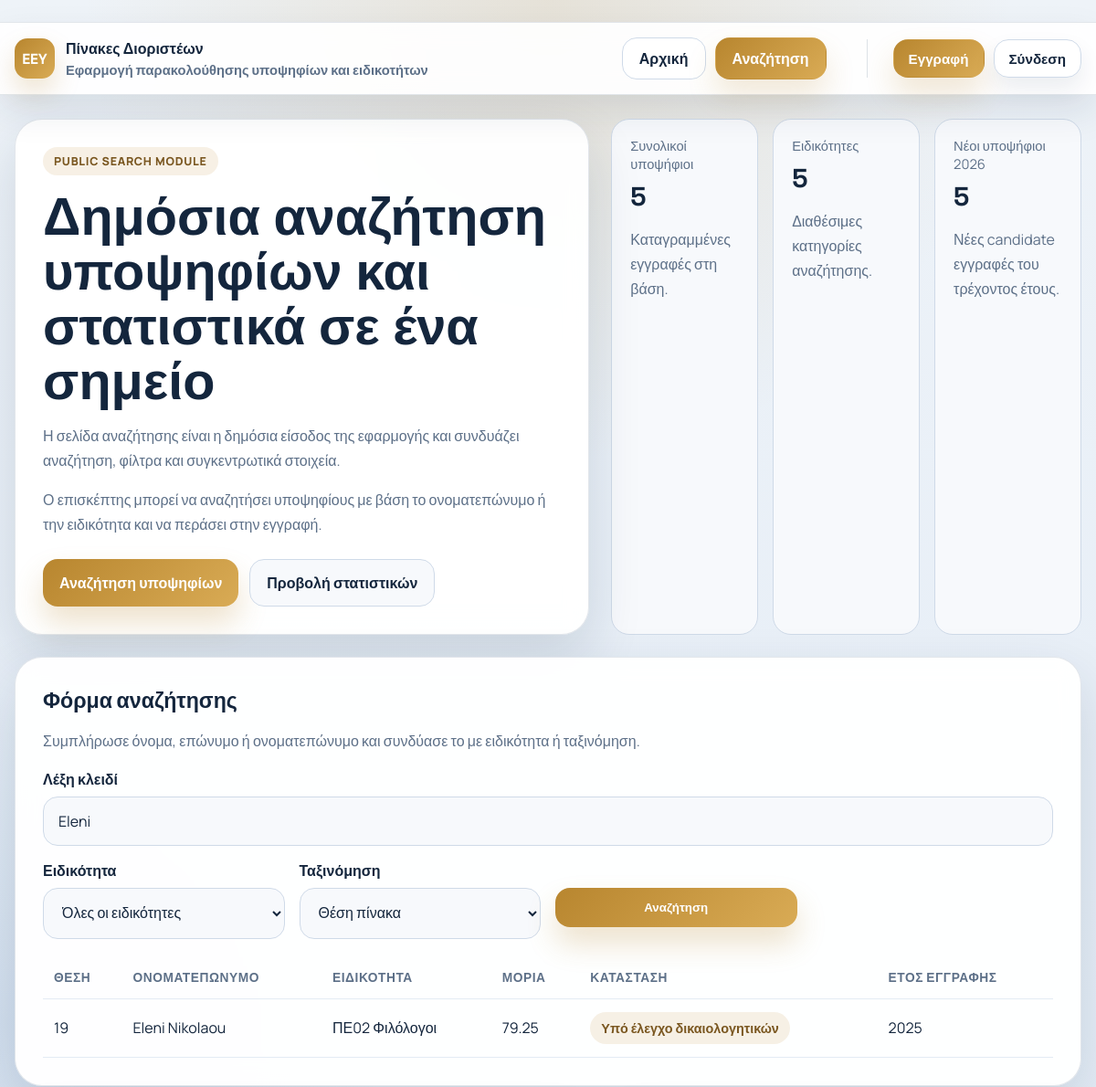
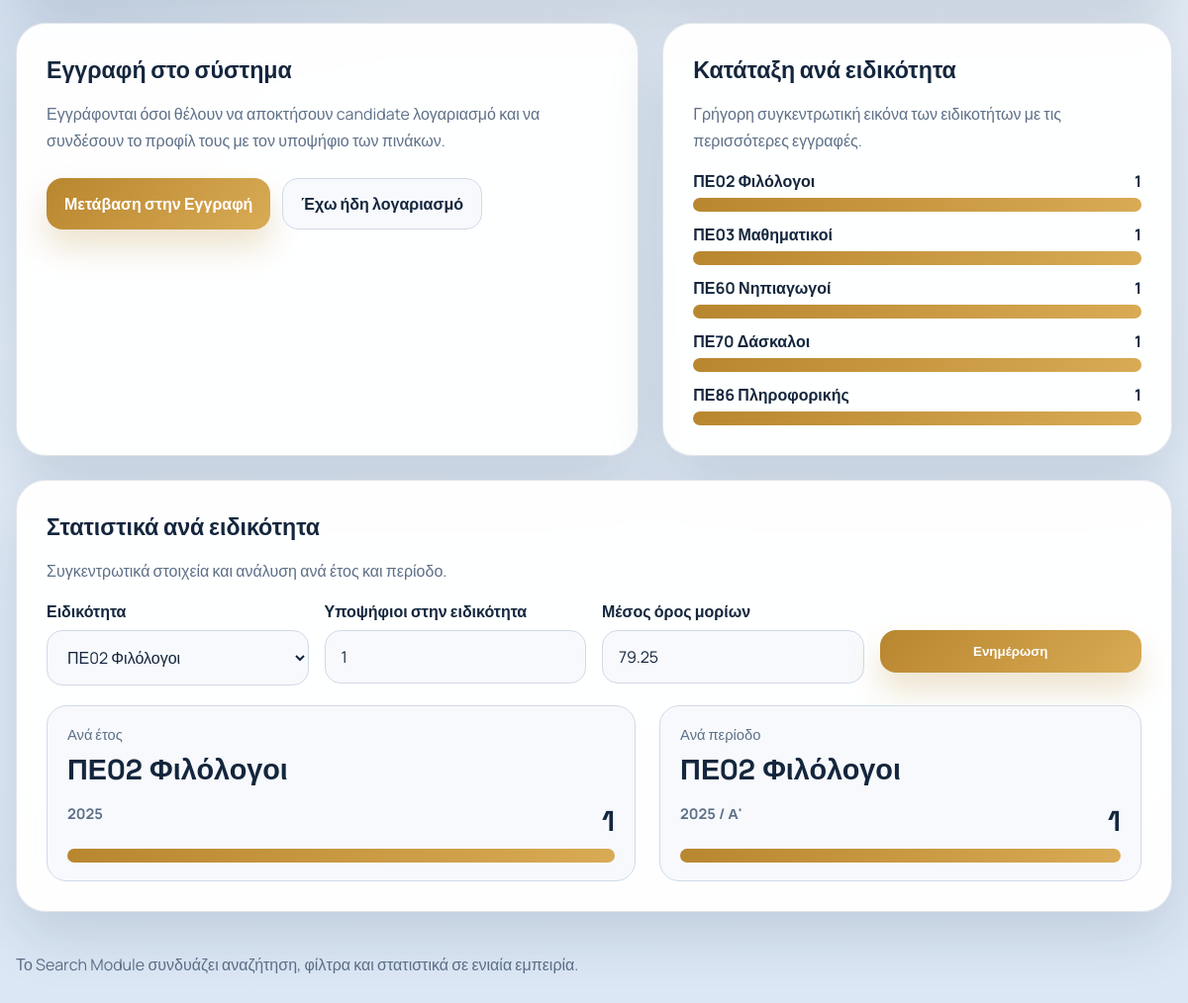
Screenshot of /Search/searchdashboard.php?name=Eleni with the database file from the repository (2 pictures, top to bottom).
### tables this page shows
CREATE TABLE IF NOT EXISTS candidate_profiles (
    id INT UNSIGNED AUTO_INCREMENT PRIMARY KEY,
    user_id INT UNSIGNED NOT NULL,
    father_name VARCHAR(100) DEFAULT NULL,
    mother_name VARCHAR(100) DEFAULT NULL,
    birth_date DATE DEFAULT NULL,
    specialty_id INT UNSIGNED DEFAULT NULL,
    application_status VARCHAR(255) DEFAULT NULL,
    ranking_position INT DEFAULT NULL,
    points DECIMAL(10,2) DEFAULT NULL,
    created_at TIMESTAMP NOT NULL DEFAULT CURRENT_TIMESTAMP,
    CONSTRAINT fk_candidate_profiles_user
        FOREIGN KEY (user_id) REFERENCES users(id) ON DELETE CASCADE,
    CONSTRAINT fk_candidate_profiles_specialty
        FOREIGN KEY (specialty_id) REFERENCES specialties(id) ON DELETE SET NULL
);

CREATE TABLE IF NOT EXISTS users (
    id INT UNSIGNED AUTO_INCREMENT PRIMARY KEY,
    username VARCHAR(100) NOT NULL UNIQUE,
    first_name VARCHAR(100) NOT NULL,
    last_name VARCHAR(100) NOT NULL,
    email VARCHAR(190) NOT NULL UNIQUE,
    phone VARCHAR(30) DEFAULT NULL,
    password_hash VARCHAR(255) NOT NULL,
    role ENUM('admin', 'candidate') NOT NULL DEFAULT 'candidate',
    created_at TIMESTAMP NOT NULL DEFAULT CURRENT_TIMESTAMP
);

CREATE TABLE IF NOT EXISTS specialties (
    id INT UNSIGNED AUTO_INCREMENT PRIMARY KEY,
    title VARCHAR(150) NOT NULL,
    description TEXT DEFAULT NULL,
    created_at TIMESTAMP NOT NULL DEFAULT CURRENT_TIMESTAMP
);

### Search/searchdashboard.php (the view, shortened to what the rows shown need)
<?php
require_once __DIR__ . '/../includes/db.php';
require_once __DIR__ . '/../includes/functions.php';
function search_text(?string $value, string $fallback = '-'): string
{
    $text = trim((string) $value);
    return $text !== '' ? $text : $fallback;
}
$specialties = [];
$specialtiesResult = $conn->query('SELECT id, title FROM specialties ORDER BY title ASC');
if ($specialtiesResult) {
    while ($row = $specialtiesResult->fetch_assoc()) {
        $specialties[] = $row;
    }
}
$searchName = trim($_GET['name'] ?? '');
$searchOrder = $_GET['order'] ?? 'rank_asc';
$searchResults = [];
$searchSql = "SELECT u.first_name, u.last_name, s.title AS specialty_title, cp.application_status, cp.ranking_position, cp.points, cp.created_at FROM candidate_profiles cp INNER JOIN users u ON u.id = cp.user_id LEFT JOIN specialties s ON s.id = cp.specialty_id WHERE 1 = 1";
$searchTypes = '';
$searchParams = [];
if ($searchName !== '') {
    $searchSql .= " AND (u.first_name LIKE ? OR u.last_name LIKE ? OR CONCAT(u.first_name, ' ', u.last_name) LIKE ? OR CONCAT(u.last_name, ' ', u.first_name) LIKE ?)";
    $searchTypes .= 'ssss';
    $term = '%' . $searchName . '%';
    $searchParams = [$term, $term, $term, $term];
}
switch ($searchOrder) {
    default: $searchSql .= ' ORDER BY cp.ranking_position IS NULL, cp.ranking_position ASC, u.last_name ASC';
}
$searchSql .= ' LIMIT 30';
$searchStmt = $conn->prepare($searchSql);
if ($searchStmt) {
    if ($searchParams !== []) {
        $searchStmt->bind_param($searchTypes, ...$searchParams);
    }
    $searchStmt->execute();
    $result = $searchStmt->get_result();
    if ($result) {
        while ($row = $result->fetch_assoc()) {
            $searchResults[] = $row;
        }
    }
}
$statsSpecialtyId = (int) ($_GET['stats_specialty_id'] ?? ($specialties[0]['id'] ?? 0));
$yearlyRows = [];
$periodRows = [];
$maxYearlyCount = 0;
$maxPeriodCount = 0;
if ($statsSpecialtyId > 0) {
    $stmt = $conn->prepare('SELECT YEAR(created_at) AS report_year, COUNT(*) AS candidate_count FROM candidate_profiles WHERE specialty_id = ? GROUP BY YEAR(created_at) ORDER BY report_year ASC');
    if ($stmt) {
        $stmt->bind_param('i', $statsSpecialtyId);
        $stmt->execute();
        $r = $stmt->get_result();
        if ($r) {
            while ($row = $r->fetch_assoc()) { $yearlyRows[] = $row; $maxYearlyCount = max($maxYearlyCount, (int) $row['candidate_count']); }
        }
    }
    $stmt = $conn->prepare('SELECT YEAR(created_at) AS period_year, CASE WHEN MONTH(created_at) BETWEEN 1 AND 6 THEN "A" ELSE "B" END AS semester_code, COUNT(*) AS candidate_count FROM candidate_profiles WHERE specialty_id = ? GROUP BY YEAR(created_at), CASE WHEN MONTH(created_at) BETWEEN 1 AND 6 THEN "A" ELSE "B" END ORDER BY period_year ASC, semester_code ASC');
    if ($stmt) {
        $stmt->bind_param('i', $statsSpecialtyId);
        $stmt->execute();
        $r = $stmt->get_result();
        if ($r) {
            while ($row = $r->fetch_assoc()) { $periodRows[] = $row; $maxPeriodCount = max($maxPeriodCount, (int) $row['candidate_count']); }
        }
    }
}
?>
<!DOCTYPE html>
<html lang="el">
<head>
</head>
<body>
<div class="shell">
<main class="page">
<section class="hero"><article class="card"><h1>&#916;&#951;&#956;&#972;&#963;&#953;&#945; &#945;&#957;&#945;&#950;&#942;&#964;&#951;&#963;&#951; &#965;&#960;&#959;&#968;&#951;&#966;&#943;&#969;&#957; &#954;&#945;&#953; &#963;&#964;&#945;&#964;&#953;&#963;&#964;&#953;&#954;&#940; &#963;&#949; &#941;&#957;&#945; &#963;&#951;&#956;&#949;&#943;&#959;</h1></article></section>
<section class="card" id="search-form"><h2>&#934;&#972;&#961;&#956;&#945; &#945;&#957;&#945;&#950;&#942;&#964;&#951;&#963;&#951;&#962;</h2><div class="table-wrap"><table><thead><tr><th>&#920;&#941;&#963;&#951;</th><th>&#927;&#957;&#959;&#956;&#945;&#964;&#949;&#960;&#974;&#957;&#965;&#956;&#959;</th><th>&#917;&#953;&#948;&#953;&#954;&#972;&#964;&#951;&#964;&#945;</th><th>&#924;&#972;&#961;&#953;&#945;</th><th>&#922;&#945;&#964;&#940;&#963;&#964;&#945;&#963;&#951;</th><th>&#904;&#964;&#959;&#962; &#949;&#947;&#947;&#961;&#945;&#966;&#942;&#962;</th></tr></thead><tbody><?php if ($searchResults === []): ?><tr><td colspan="6" class="empty">&#916;&#949;&#957; &#946;&#961;&#941;&#952;&#951;&#954;&#945;&#957; &#945;&#960;&#959;&#964;&#949;&#955;&#941;&#963;&#956;&#945;&#964;&#945; &#947;&#953;&#945; &#964;&#945; &#966;&#943;&#955;&#964;&#961;&#945; &#960;&#959;&#965; &#949;&#960;&#941;&#955;&#949;&#958;&#949;&#962;.</td></tr><?php else: ?><?php foreach ($searchResults as $row): ?><tr><td><?php echo $row['ranking_position'] !== null ? (int) $row['ranking_position'] : '-'; ?></td><td><?php echo h($row['first_name'] . ' ' . $row['last_name']); ?></td><td><?php echo h(search_text($row['specialty_title'] ?? null)); ?></td><td><?php echo $row['points'] !== null ? number_format((float) $row['points'], 2) : '-'; ?></td><td><span class="pill"><?php echo h(search_text($row['application_status'] ?? null)); ?></span></td><td><?php echo !empty($row['created_at']) ? h(date('Y', strtotime($row['created_at']))) : '-'; ?></td></tr><?php endforeach; ?><?php endif; ?></tbody></table></div></section>
<section class="split"><article class="card"><h2>&#917;&#947;&#947;&#961;&#945;&#966;&#942; &#963;&#964;&#959; &#963;&#973;&#963;&#964;&#951;&#956;&#945;</h2></article><article class="card"><h2>&#922;&#945;&#964;&#940;&#964;&#945;&#958;&#951; &#945;&#957;&#940; &#949;&#953;&#948;&#953;&#954;&#972;&#964;&#951;&#964;&#945;</h2></article></section>
<section class="card" id="stats"><h2>&#931;&#964;&#945;&#964;&#953;&#963;&#964;&#953;&#954;&#940; &#945;&#957;&#940; &#949;&#953;&#948;&#953;&#954;&#972;&#964;&#951;&#964;&#945;</h2><div class="split" style="margin-top:20px;"><article class="tile"><span>&#913;&#957;&#940; &#941;&#964;&#959;&#962;</span><strong><?php echo h(search_text(($specialties[array_search($statsSpecialtyId, array_column($specialties, 'id'))]['title'] ?? null), '-')); ?></strong><?php if ($yearlyRows === []): ?><p class="empty">&#916;&#949;&#957; &#965;&#960;&#940;&#961;&#967;&#959;&#965;&#957; &#945;&#954;&#972;&#956;&#951; &#949;&#947;&#947;&#961;&#945;&#966;&#941;&#962;.</p><?php else: ?><div class="bar-list"><?php foreach ($yearlyRows as $row): ?><div class="bar-row"></div><?php endforeach; ?></div><?php endif; ?></article><article class="tile"><span>&#913;&#957;&#940; &#960;&#949;&#961;&#943;&#959;&#948;&#959;</span><strong><?php echo h(search_text(($specialties[array_search($statsSpecialtyId, array_column($specialties, 'id'))]['title'] ?? null), '-')); ?></strong><?php if ($periodRows === []): ?><p class="empty">&#916;&#949;&#957; &#965;&#960;&#940;&#961;&#967;&#959;&#965;&#957; &#945;&#954;&#972;&#956;&#951; &#949;&#947;&#947;&#961;&#945;&#966;&#941;&#962;.</p><?php else: ?><div class="bar-list"><?php foreach ($periodRows as $row): ?><div class="bar-row"></div><?php endforeach; ?></div><?php endif; ?></article></div></section></main></div></body></html>

### rows the page displays
candidate_profiles: ranking_position "19", user.last_name "Eleni Nikolaou", specialty.title "ΠΕ02 Φιλόλογοι", points "79.25", application_status "Υπό έλεγχο δικαιολογητικών", created_at "2025"
specialties: title "ΠΕ02 Φιλόλογοι"

### other values shown
$overview['total_candidates'] "5"
$overview['specialty_count'] "5"
$overview['new_candidates_year'] "5"
search_text($row['title']) "ΠΕ02 Φιλόλογοι"
$count "1"
search_text($row['title']) "ΠΕ03 Μαθηματικοί"
search_text($row['title']) "ΠΕ60 Νηπιαγωγοί"
search_text($row['title']) "ΠΕ70 Δάσκαλοι"
search_text($row['title']) "ΠΕ86 Πληροφορικής"
$row['report_year'] "2025"
$row['period_year'] "2025"
$semesterLabel "Α'"
form field stats_specialty_id "ΠΕ02 Φιλόλογοι"
